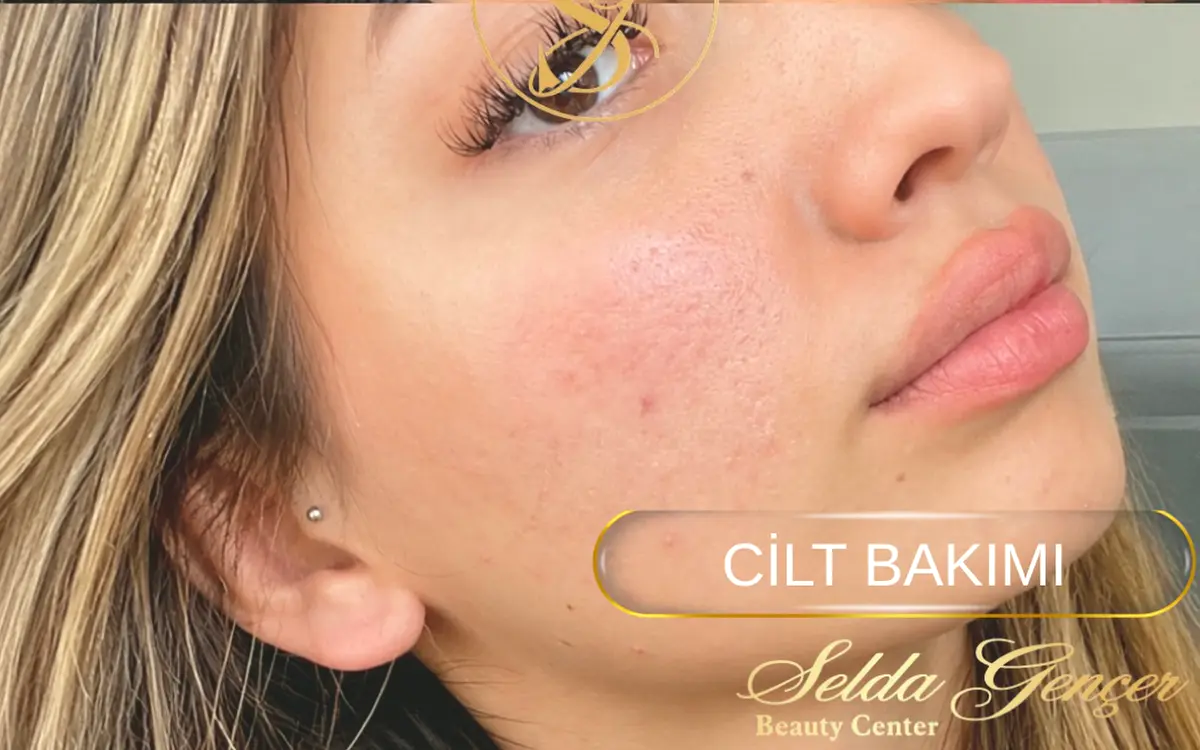
#> input picture website/m/ig/akne-cift-1-sonra-1200.webp, 1200 x 750 px, given in place of pmu-dudak-a-once-795.webp, which was not available
$ python pmu_pack.py
#> lines starting #> are read from the running program, lines starting #| are printed output that depends on the picture; pictures that were not available may be replaced by others from this repository, and a replacement may not be noted
#!/usr/bin/env python3
"""Kalıcı Makyaj "Şölen" -- pack the PMU media for the artifact (the live site keeps the separate files).

  m/ig/pmu/<slug>-pair.webp   önce | sonra side by side in ONE file (both halves already share crop and grade;
                              packing only places them next to each other, nothing is re-graded)
  m/ig/pmu/kartela.webp       the tone macros on one 3x2 sheet (600x800 cells)
  m/ig/pmu/oda.webp           the two PMU room crops side by side
  sources/atelier_v4/pmu/pmu.json   sizes + the median lip colour of every tone (for the lipstick bullets)

Usage: pmu_pack.py   (reads website/m/ig, writes website/m/ig/pmu and pmu.json)
"""
from __future__ import annotations

import json
from pathlib import Path

import numpy as np
from PIL import Image

HERE = Path(__file__).resolve().parent
IG = HERE.parents[2] / "website/m/ig"
OUT = IG / "pmu"

PAIRS = {  # slug: half size used
    "pmu-dudak-a": "795", "pmu-dudak-b": "800", "pmu-dudak-c": "480", "dudak-cift-5": "480", "dudak-cift-1": "800",
    "pmu-kas-cift-a": "800", "pmu-kas-cift-b": "800", "pmu-goz-a": "795", "goz-cizgisi-cift": "800",
}
TONES = [  # id, draft name (owner approves), source, source box (cuts the "DUDAK RENKLENDİRME" pill + signature)
    ("gulpembe", "Gül pembe", "pmu-ton-gulpembe-1200.webp", None),
    ("visne", "Vişne", "pmu-ton-visne-1200.webp", None),
    ("gulkurusu", "Gül kurusu", "pmu-ton-gulkurusu-1200.webp", None),
    ("kiremit", "Kiremit", "dudak-1-1200.webp", (0, 0, 1200, 1120)),
    ("mercan", "Mercan", "dudak-2-1200.webp", (0, 0, 1200, 1120)),
]
CELL = (600, 800)


def cover(im: Image.Image, size: tuple[int, int], focus=(0.5, 0.5)) -> Image.Image:
    w, h = size
    k = max(w / im.width, h / im.height)
    r = im.resize((round(im.width * k), round(im.height * k)), Image.LANCZOS)
    x = int((r.width - w) * focus[0])
    y = int((r.height - h) * focus[1])
    return r.crop((x, y, x + w, y + h))


def lip_colour(im: Image.Image) -> str:
    """Median of the saturated red pixels (the pigment), ignoring skin, teeth and highlights."""
    a = np.asarray(im.convert("RGB").resize((300, 400))).astype(float)
    r, g, b = a[..., 0], a[..., 1], a[..., 2]
    mx, mn = a.max(axis=2), a.min(axis=2)
    sat = (mx - mn) / np.maximum(mx, 1)
    m = (r > g * 1.6) & (r > b * 1.4) & (sat > .38) & (mx > 110) & (mx < 240)
    if m.sum() < 200:
        m = r > g * 1.2
    med = np.median(a[m], axis=0)
    return "#%02X%02X%02X" % tuple(int(v) for v in med)


def main() -> None:
    OUT.mkdir(parents=True, exist_ok=True)
    meta = {"pairs": {}, "tones": [], "kartela": {"cell": CELL, "cols": 3}, "oda": {}}
    for slug, size in PAIRS.items():
        a = Image.open(IG / f"{slug}-once-{size}.webp").convert("RGB")
#> a is the input picture: PIL image 1200x750 RGB; mean R, G, B 193.1, 150.6, 122.1
        b = Image.open(IG / f"{slug}-sonra-{size}.webp").convert("RGB")
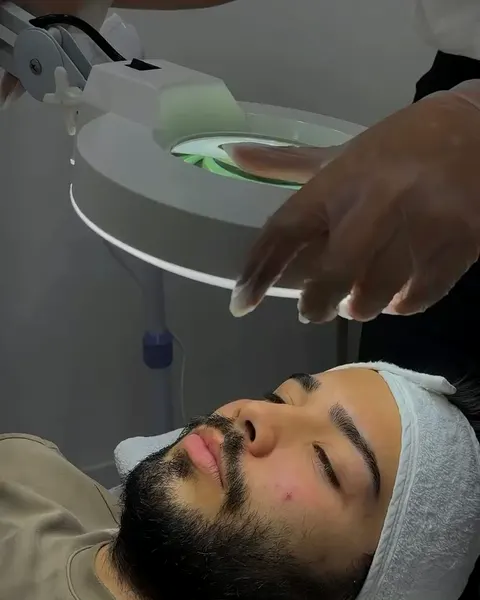
#> input picture website/m/ig/cilt-lamba-480.webp, 480 x 600 px, given in place of pmu-dudak-a-sonra-795.webp, which was not available
#> b is the input picture: PIL image 480x600 RGB; mean R, G, B 84.7, 79.9, 72.3
        if b.size != a.size:
            b = b.resize(a.size, Image.LANCZOS)
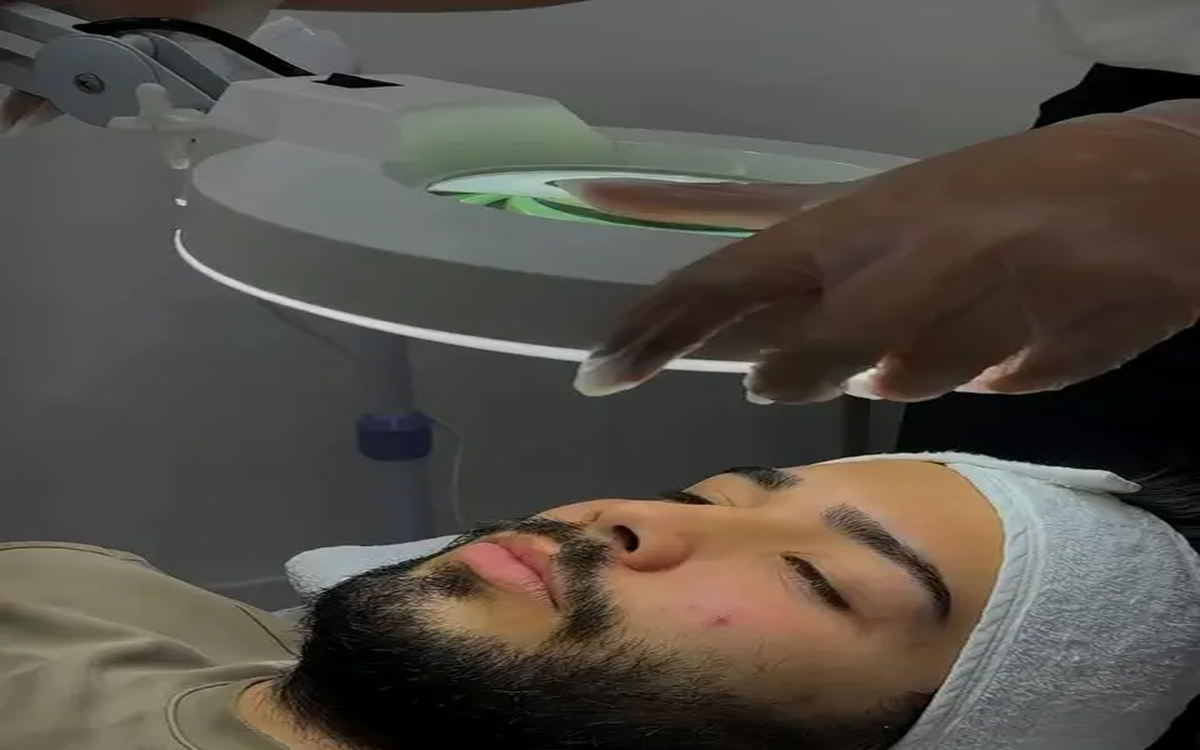
#> b: PIL image 1200x750 RGB; mean R, G, B 84.7, 79.9, 72.3
        sheet = Image.new("RGB", (a.width * 2, a.height))
#> sheet: PIL image 2400x750 RGB; every value is 0
        sheet.paste(a, (0, 0))
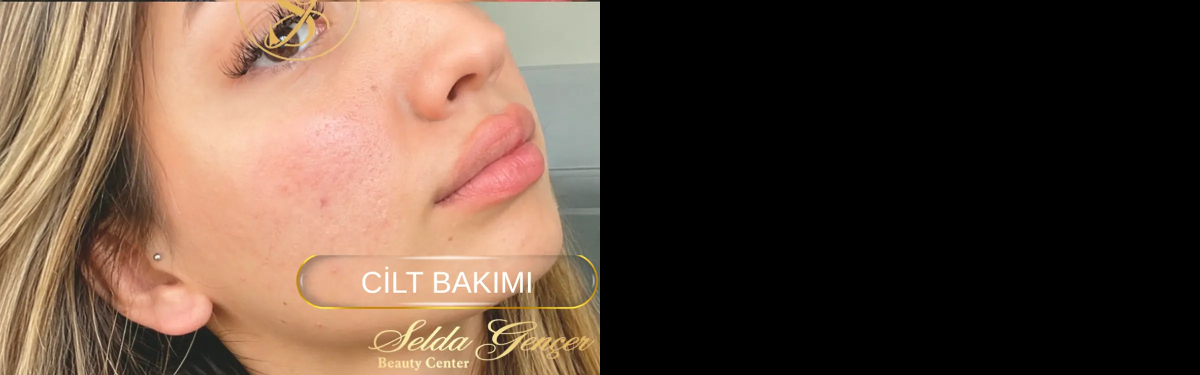
#> sheet: PIL image 2400x750 RGB (shown at 1/2 size); mean R, G, B 96.6, 75.3, 61.1
        sheet.paste(b, (a.width, 0))
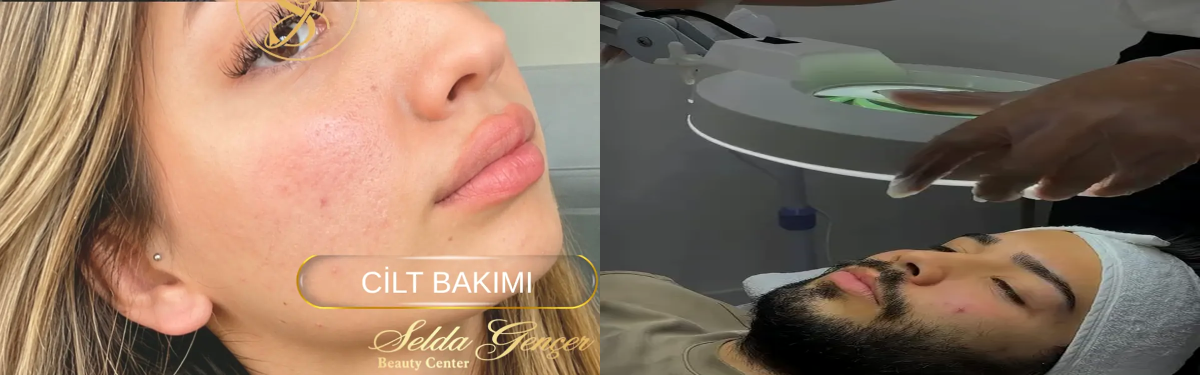
#> sheet: PIL image 2400x750 RGB (shown at 1/2 size); mean R, G, B 138.9, 115.2, 97.2
        sheet.save(OUT / f"{slug}-pair.webp", quality=80, method=6)
        meta["pairs"][slug] = {"w": a.width, "h": a.height, "file": f"m/ig/pmu/{slug}-pair.webp"}
    cols = 3
    rows = (len(TONES) + cols - 1) // cols
    kart = Image.new("RGB", (CELL[0] * cols, CELL[1] * rows), (14, 13, 12))
    for i, (tid, name, src, box) in enumerate(TONES):
        im = Image.open(IG / src).convert("RGB")
        if box:
            im = im.crop(box)
        kart.paste(cover(im, CELL), ((i % cols) * CELL[0], (i // cols) * CELL[1]))
        meta["tones"].append({"id": tid, "n": name, "c": lip_colour(im), "i": i})
    kart.save(OUT / "kartela.webp", quality=80, method=6)
    meta["kartela"]["file"] = "m/ig/pmu/kartela.webp"
    meta["kartela"]["rows"] = rows
    oa = Image.open(IG / "pmu-oda-istasyon-680.webp").convert("RGB")
    ob = Image.open(IG / "pmu-oda-yatak-680.webp").convert("RGB")
    ob = ob.resize(oa.size, Image.LANCZOS) if ob.size != oa.size else ob
    oda = Image.new("RGB", (oa.width * 2, oa.height))
    oda.paste(oa, (0, 0))
    oda.paste(ob, (oa.width, 0))
    oda.save(OUT / "oda.webp", quality=80, method=6)
    meta["oda"] = {"file": "m/ig/pmu/oda.webp", "w": oa.width, "h": oa.height}
    (HERE / "pmu.json").write_text(json.dumps(meta, ensure_ascii=False, indent=1), encoding="utf-8")
    print(json.dumps({k: (len(v) if isinstance(v, (dict, list)) else v) for k, v in meta.items()}), [t["c"] for t in meta["tones"]])


if __name__ == "__main__":
#> (the run stopped early here; a loop or call above may not have finished)
